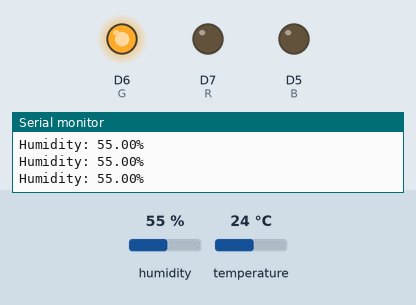
Simulated run of this sketch. Board: ESP8266 (NodeMCU). Parts: output pins drawn as LEDs (lit = HIGH), the last lines printed to the serial monitor. Inputs (shaded band) come from the test bench; at power-on: humidity 55 %, temperature 24 °C.

Above: at 2.8 s.
2.9 s: humidity set to 51 %
5.6 s: humidity set to 48 %
At 6.4 s:
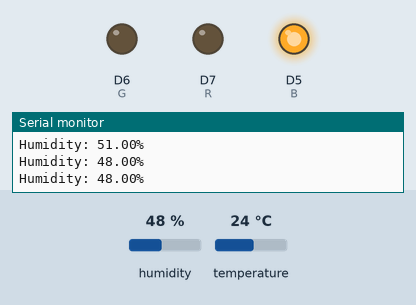
8.3 s: humidity set to 88 %
At 11.2 s:
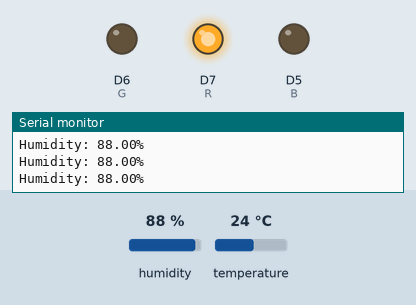
11.5 s: humidity set to 72 %
14.2 s: humidity set to 69 %
At 16.5 s:
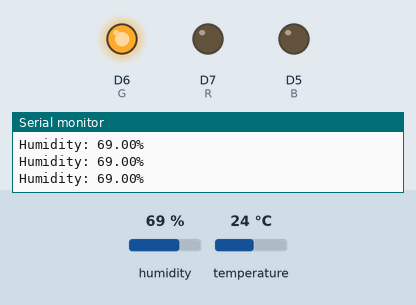
17.5 s: humidity set to 22 %
At 19.4 s:
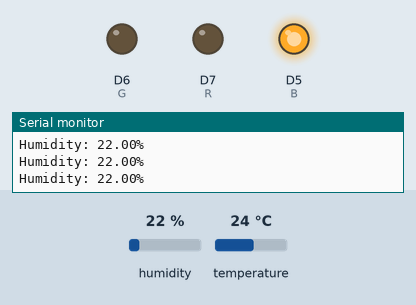
Timing chart, 0 to 20.9 s (numbered marks = the images above; inputs shaded):
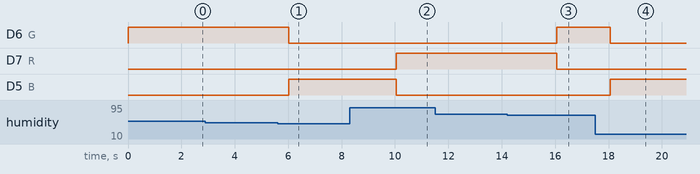

Measured:
- the behaviour switches between 50 and 49 % on humidity (found by bisection; images 0 and 1)
- the behaviour switches between 71 and 70 % on humidity (found by bisection; images 2 and 3)
- after the input at 5.6 s, D6 (G): HIGH → LOW after 0.43 s; D5 (B): LOW → HIGH after 0.43 s
- after the input at 8.3 s, D7 (R): LOW → HIGH after 1.7 s; D5 (B): HIGH → LOW after 1.7 s
- after the input at 14.2 s, D6 (G): LOW → HIGH after 1.9 s; D7 (R): HIGH → LOW after 1.9 s
- after the input at 17.5 s, D6 (G): HIGH → LOW after 0.57 s; D5 (B): LOW → HIGH after 0.57 s

The sketch:

cw7-6506022420037.ino
```cpp
// #include <DHT.h>

// const int R = D7;
// const int G = D6;
// const int B = D5;
// const int DHT_PIN = D4;

// #define DHTTYPE DHT22
// DHT dht(DHT_PIN, DHTTYPE);

// void setup() {
//   pinMode(R, OUTPUT);
//   pinMode(G, OUTPUT);
//   pinMode(B, OUTPUT);
//   dht.begin();

//   Serial.begin(9600);
// }

// void loop() {
//   float humidity = dht.readHumidity();

//   if (isnan(humidity)) {
//     Serial.println("Failed to read from DHT sensor!");
//     return;
//   }

//   Serial.print("Humidity: ");
//   Serial.print(humidity);
//   Serial.println("%");

//   int r = map(humidity, 0, 100, 0, 255);
//   int g = 0;
//   int b = map(humidity, 0, 100, 255, 0);

//   analogWrite(R, r);
//   analogWrite(G, g);
//   analogWrite(B, b);

//   delay(200);
// }


#include <DHT.h>

const int R = D7;
const int G = D6;
const int B = D5;
const int DHT_PIN = D4;

#define DHTTYPE DHT22
DHT dht(DHT_PIN, DHTTYPE);

void setup() {
  pinMode(R, OUTPUT);
  pinMode(G, OUTPUT);
  pinMode(B, OUTPUT);
  dht.begin();

  Serial.begin(9600);
}

void loop() {
  float humidity = dht.readHumidity();

  if (isnan(humidity)) {
    Serial.println("Failed to read from DHT sensor!");
    return;
  }

  Serial.print("Humidity: ");
  Serial.print(humidity);
  Serial.println("%");

  if (humidity > 70) {
    // ความชื้นมากกว่า 70% -> สีแดง
    analogWrite(R, 255);
    analogWrite(G, 0);
    analogWrite(B, 0);
  } else if (humidity >= 50 && humidity <= 70) {
    analogWrite(R, 0);
    analogWrite(G, 255);
    analogWrite(B, 0);
  } else {
    analogWrite(R, 0);
    analogWrite(G, 0);
    analogWrite(B, 255);
  }

  delay(200);
}
```
